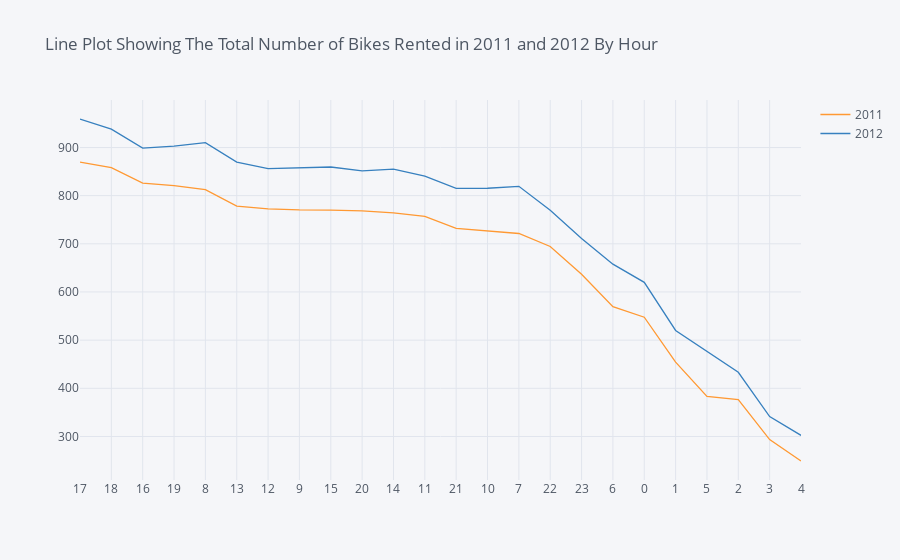

The notebook cell this image was saved under:
### Code cell
a.iplot(title='Line Plot Showing The Total Number of Bikes Rented in 2011 and 2012 By Hour')

### Figure 1 — Plotly figure (JSON) as saved in the notebook; plotly's stock layout.template omitted (floating-point values rounded to 4 significant figures)
{"data": [{"line": {"color": "rgba(255, 153, 51, 1.0)", "dash": "solid", "shape": "linear", "width": 1.3}, "mode": "lines", "name": "2011", "text": "", "type": "scatter", "x": ["17", "18", "16", "19", "8", "13", "12", "9", "15", "20", "14", "11", "21", "10", "7", "22", "23", "6", "0", "1", "5", "2", "3", "4"], "y": [869.7, 858.1, 826.1, 820.7, 812.6, 778.3, 772.6, 770.3, 769.9, 768.4, 764.1, 757.1, 732.1, 726.2, 721.5, 694.5, 636.7, 569.5, 547.6, 454.4, 383.2, 376.6, 293.5, 249.0]}, {"line": {"color": "rgba(55, 128, 191, 1.0)", "dash": "solid", "shape": "linear", "width": 1.3}, "mode": "lines", "name": "2012", "text": "", "type": "scatter", "x": ["17", "18", "16", "19", "8", "13", "12", "9", "15", "20", "14", "11", "21", "10", "7", "22", "23", "6", "0", "1", "5", "2", "3", "4"], "y": [959.2, 938.3, 898.8, 902.7, 910.2, 869.8, 856.2, 857.9, 859.6, 851.6, 855.1, 840.4, 815.1, 815.4, 819.4, 769.8, 711.2, 657.8, 620.0, 520.1, 476.1, 433.2, 341.4, 302.2]}], "layout": {"autosize": true, "legend": {"bgcolor": "#F5F6F9", "font": {"color": "#4D5663"}}, "paper_bgcolor": "#F5F6F9", "plot_bgcolor": "#F5F6F9", "title": {"font": {"color": "#4D5663"}, "text": "Line Plot Showing The Total Number of Bikes Rented in 2011 and 2012 By Hour"}, "xaxis": {"autorange": true, "gridcolor": "#E1E5ED", "range": [0, 23], "showgrid": true, "tickfont": {"color": "#4D5663"}, "title": {"font": {"color": "#4D5663"}, "text": ""}, "type": "category", "zerolinecolor": "#E1E5ED"}, "yaxis": {"autorange": true, "gridcolor": "#E1E5ED", "range": [209.5, 998.7], "showgrid": true, "tickfont": {"color": "#4D5663"}, "title": {"font": {"color": "#4D5663"}, "text": ""}, "type": "linear", "zerolinecolor": "#E1E5ED"}}}
